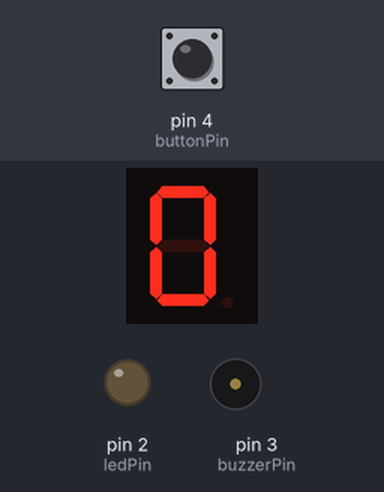
A sketch run on a simulated Arduino Uno, built with avr-gcc and run on an emulated ATmega328P. Shown: 1-digit seven-segment display, output pins drawn as LEDs (lit = HIGH), buzzer (waves = sounding). Wiring (inferred from the names in the program): 1-digit 7-segment display, segments lit when LOW: segments pin 5, pin 6, pin 7, pin 8, pin 9, pin 10, pin 11. Inputs (shaded band) come from the test bench; at power-on: pin 4 (buttonPin) HIGH. The segment pins are drawn as the display they are named for; pins used as bus, display or sensor lines are not drawn.

Above: at 1.2 s.
1.3 s: pin 4 (buttonPin) pulled LOW for 0.15 s
At 5.0 s:
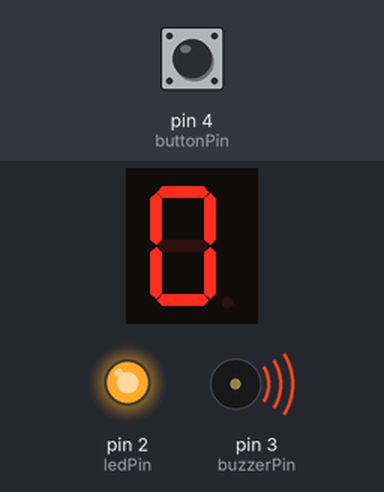
At 7.3 s:
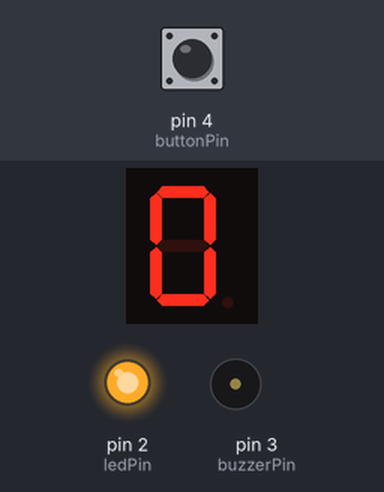
Timing chart, 0 to 8.8 s (numbered marks = the images above; inputs shaded):
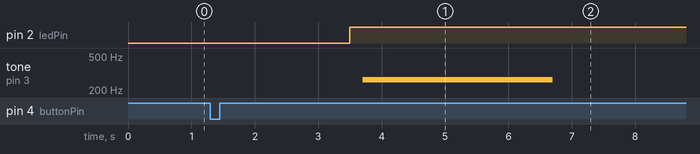

The sketch:

MIKROKONTROLLER.ino
```cpp
const int ldrPin = A0;
const int ledPin = 2;
const int buzzerPin = 3;
const int buttonPin = 4;

int segPins[] = {5, 6, 7, 8, 9, 10, 11};

int digit[10][7] = {
  {0, 0, 0, 0, 0, 0, 1}, // 0
  {1, 0, 0, 1, 1, 1, 1}, // 1
  {0, 0, 1, 0, 0, 1, 0}, // 2
  {0, 0, 0, 0, 1, 1, 0}, // 3
  {1, 0, 0, 1, 1, 0, 0}, // 4
  {0, 1, 0, 0, 1, 0, 0}, // 5
  {0, 1, 0, 0, 0, 0, 0}, // 6
  {0, 0, 0, 1, 1, 1, 1}, // 7
  {0, 0, 0, 0, 0, 0, 0}, // 8
  {0, 0, 0, 0, 1, 0, 0}  // 9
};

int score = 0;
bool gameActive = false;
unsigned long ledStartTime = 0;
unsigned long gameDelay = 2000;

void setup() {

  pinMode(ldrPin, INPUT);
  pinMode(ledPin, OUTPUT);
  pinMode(buzzerPin, OUTPUT);
  pinMode(buttonPin, INPUT_PULLUP);

  for (int i = 0; i < 7; i++) {
    pinMode(segPins[i], OUTPUT);
  }

  digitalWrite(ledPin, LOW);
  digitalWrite(buzzerPin, LOW);
  displayNumber(0);
}

void loop() {

  if (digitalRead(buttonPin) == LOW && !gameActive) {
    delay(200);
    resetGame();
    gameActive = true;
  }

  if (gameActive) {
    if (millis() - ledStartTime > gameDelay) {
      ledStartTime = millis();
      digitalWrite(ledPin, HIGH);
      delay(200);

      int ldrValue = analogRead(ldrPin);
      if (ldrValue < 500) {
        digitalWrite(buzzerPin, HIGH);
        delay(100);
        digitalWrite(buzzerPin, LOW);
        score++;
        displayNumber(score);
      } else {
        gameOver();
        return;
      }

      digitalWrite(ledPin, LOW);
      if (score == 9) {
        winGame();
        return;
      }
    }
  }
}

void displayNumber(int num) {
  int number = num % 10;
  for (int i = 0; i < 7; i++) {
    digitalWrite(segPins[i], digit[number][i]);
  }
}

void resetGame() {
  score = 0;
  displayNumber(score);
  digitalWrite(buzzerPin, LOW);
  digitalWrite(ledPin, LOW);
  ledStartTime = millis();
}

void winGame() {
  tone(buzzerPin, 262, 300);
  delay(300);
  tone(buzzerPin, 294, 300);
  delay(300);
  tone(buzzerPin, 330, 300);
  delay(300);
  noTone(buzzerPin);
  gameActive = false;
  while (digitalRead(buttonPin) == HIGH) {
  }
  delay(200);
  resetGame();
  gameActive = true;
}


void gameOver() {
  tone(buzzerPin, 262, 3000);
  delay(3000);
  noTone(buzzerPin);
  gameActive = false;


  while (digitalRead(buttonPin) == HIGH) {
  }
  delay(200);
  resetGame();
  gameActive = true;
}
```

Measured:
- after the input at 1.3 s, pin 2 (ledPin): LOW → HIGH after 2.2 s; tone on pin 3 (buzzerPin): silent → 262 Hz after 2.4 s, → silent 3.0 s later
